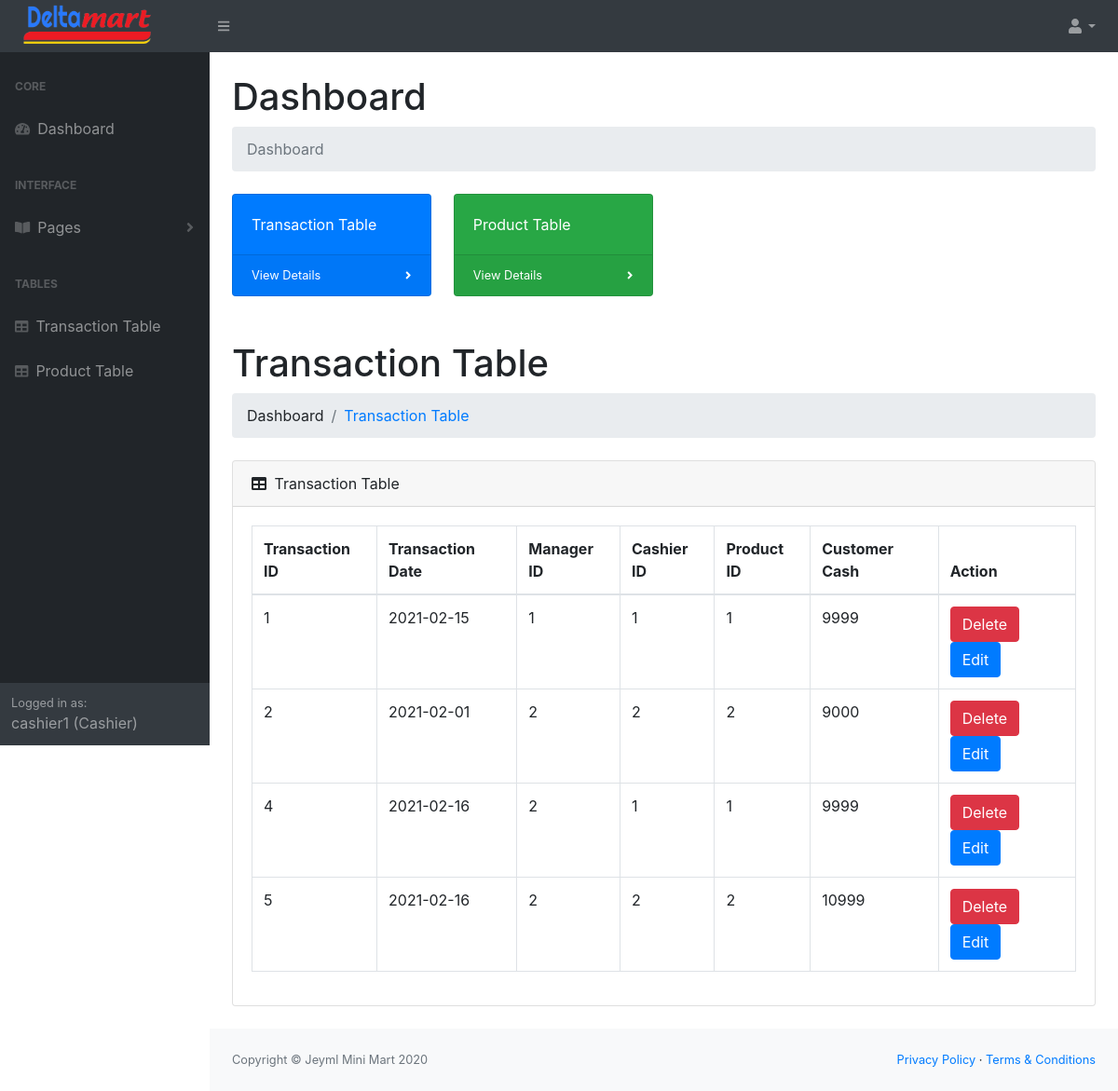
Page /cashier/dashboard.php (signed in) on the committed database.
### tables this page shows
CREATE TABLE `transactiontable` (
  `transactionID` int(11) NOT NULL,
  `transactionDate` date NOT NULL,
  `managerID` int(11) NOT NULL,
  `cashierID` int(11) NOT NULL,
  `productID` int(11) NOT NULL,
  `customerCash` float NOT NULL
);

### cashier/dashboard.php (the view, shortened to what this page needs)
<?php
    require_once("dbconnection.php");
    $statement = $connect->prepare('SELECT * FROM transactiontable');
    $statement->execute();
?>
<!DOCTYPE html>
<html lang="en">
    <head>
        <link href="css/styles.css" rel="stylesheet" />
        <link href="https://cdn.datatables.net/1.10.20/css/dataTables.bootstrap4.min.css" rel="stylesheet" />
    </head>
    <body class="sb-nav-fixed">
        <nav class="sb-topnav navbar navbar-expand navbar-dark bg-dark">
            <a class="navbar-brand" href="dashboard.php"><img src="../img/logo.png" height="50px" width="155px"></a>
            <button class="btn btn-link btn-sm order-1 order-lg-0" id="sidebarToggle" href="#layoutSidenav_nav"><i class="fas fa-bars"></i></button>
            <ul class="navbar-nav ml-auto ml-md-0">
                <li class="nav-item dropdown">
                    <a class="nav-link dropdown-toggle" id="userDropdown" href="#" role="button" data-toggle="dropdown" aria-haspopup="true" aria-expanded="false"><i class="fas fa-user fa-fw"></i></a>
                </li>
            </ul>
        </nav>
        <div id="layoutSidenav">
            <div id="layoutSidenav_nav">
                <nav class="sb-sidenav accordion sb-sidenav-dark" id="sidenavAccordion">
                    <div class="sb-sidenav-menu">
                        <div class="nav">
                            <div class="sb-sidenav-menu-heading">Core</div>
                            <a class="nav-link" href="dashboard.php">
                                <div class="sb-nav-link-icon"><i class="fas fa-tachometer-alt"></i></div>
                                Dashboard
                            </a>
                            <div class="sb-sidenav-menu-heading">Interface</div>
                            <a class="nav-link collapsed" href="#" data-toggle="collapse" data-target="#collapsePages" aria-expanded="false" aria-controls="collapsePages">
                                <div class="sb-nav-link-icon"><i class="fas fa-book-open"></i></div>
                                Pages
                                <div class="sb-sidenav-collapse-arrow"><i class="fas fa-angle-down"></i></div>
                            </a>
                            <div class="sb-sidenav-menu-heading">Tables</div>
                            <a class="nav-link" href="transactionTable.php">
                                <div class="sb-nav-link-icon"><i class="fas fa-table"></i></div>
                                Transaction Table
                            </a>
                            <a class="nav-link" href="productTable.php">
                                <div class="sb-nav-link-icon"><i class="fas fa-table"></i></div>
                                Product Table
                            </a>
                        </div>
                    </div>
                    <div class="sb-sidenav-footer">
                        <div class="small">Logged in as:</div>
                        <?php echo $_SESSION["cashierUsername"]; ?> (Cashier)
                    </div>
                </nav>
            </div>
            <div id="layoutSidenav_content">
                <main>
                    <div class="container-fluid">
                        <h1 class="mt-4">Dashboard</h1>
                        <ol class="breadcrumb mb-4">
                            <li class="breadcrumb-item active">Dashboard</li>
                        </ol>
                        <div class="row">
                            <div class="col-xl-3 col-md-6">
                                <div class="card bg-primary text-white mb-4">
                                    <div class="card-body">Transaction Table</div>
                                    <div class="card-footer d-flex align-items-center justify-content-between">
                                        <a class="small text-white stretched-link" href="transactionTable.php">View Details</a>
                                        <div class="small text-white"><i class="fas fa-angle-right"></i></div>
                                    </div>
                                </div>
                            </div>
                            <div class="col-xl-3 col-md-6">
                                <div class="card bg-success text-white mb-4">
                                    <div class="card-body">Product Table</div>
                                    <div class="card-footer d-flex align-items-center justify-content-between">
                                        <a class="small text-white stretched-link" href="productTable.php">View Details</a>
                                        <div class="small text-white"><i class="fas fa-angle-right"></i></div>
                                    </div>
                                </div>
                            </div>
                        </div>
                    </div>
                    <div class="container-fluid">
                        <h1 class="mt-4">Transaction Table</h1>
                        <ol class="breadcrumb mb-4">
                            <li class="breadcrumb-item">Dashboard</li>
                            <li class="breadcrumb-item active"><a href="transactionTable.php">Transaction Table</a></li>
                        </ol>
                        <div class="card mb-4">
                            <div class="card-header">
                                <i class="fas fa-table mr-1"></i>
                                Transaction Table
                            </div>
                            <div class="card-body">
                                <div class="table-responsive">
                                    <table class="table table-bordered" id="dataTable" width="100%" cellspacing="0">
                                        <thead>
                                            <tr>
                                                <th>Transaction ID</th>
                                                <th>Transaction Date</th>
                                                <th>Manager ID</th>
                                                <th>Cashier ID</th>
                                                <th>Product ID</th>
                                                <th>Customer Cash</th>
                                                <th>Action</th>
                                            </tr>
                                        </thead>
                                        <tbody>
                                            <?php while ($transactiontable=$statement->fetch(PDO::FETCH_OBJ)){?>
                                            <tr>
                                                <td><?php echo $transactiontable->transactionID; ?></td>
                                                <td><?php echo $transactiontable->transactionDate; ?></td>
                                                <td><?php echo $transactiontable->managerID; ?></td>
                                                <td><?php echo $transactiontable->cashierID; ?></td>
                                                <td><?php echo $transactiontable->productID; ?></td>
                                                <td><?php echo $transactiontable->customerCash; ?></td>
                                                <td>
                                                    <a onclick="return confirm('Are you sure you want to delete this ID?')" class="btn btn-danger" href="transactionDelete.php?transactionID=<?php echo $transactiontable->transactionID ?>">Delete</a>
                                                    <a class="btn btn-primary" href="transactionEdit.php?transactionID=<?php echo $transactiontable->transactionID ?>">Edit</a>
                                                </td>
                                            </tr>
                                            <?php }?>
                                        </tbody>
                                    </table>
                                </div>
                            </div>
                        </div>
                    </div>
                </main>
                <footer class="py-4 bg-light mt-auto">
                    <div class="container-fluid">
                        <div class="d-flex align-items-center justify-content-between small">
                            <div class="text-muted">Copyright &copy; Jeyml Mini Mart 2020</div>
                            <div>
                                <a href="#">Privacy Policy</a>
                                &middot;
                                <a href="#">Terms &amp; Conditions</a>
                            </div>
                        </div>
                    </div>
                </footer>
            </div>
        </div>
    </body>
</html>

### rows in the picture
transactiontable: transactionID "1", transactionDate "2021-02-15", managerID "1", cashierID "1", productID "1", customerCash "9999"
transactiontable: transactionID "2", transactionDate "2021-02-01", managerID "2", cashierID "2", productID "2", customerCash "9000"
transactiontable: transactionID "4", transactionDate "2021-02-16", managerID "2", cashierID "1", productID "1", customerCash "9999"
transactiontable: transactionID "5", transactionDate "2021-02-16", managerID "2", cashierID "2", productID "2", customerCash "10999"

### other values in the picture
$_SESSION["cashierUsername"] "cashier1"
